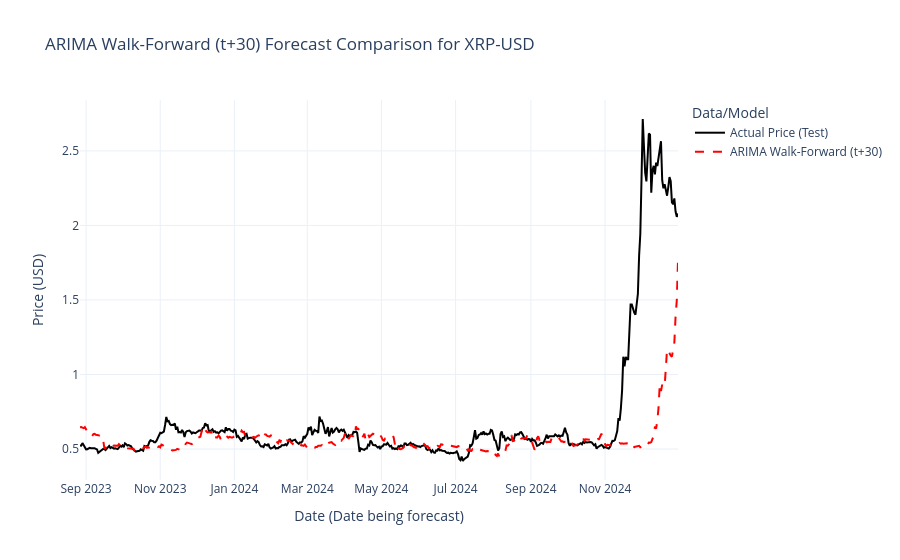

Notebook code for this chart:
### Code cell
# %% [markdown]
# ## ARIMA Model; horizon = 30
# ## Python version 3.11+

# %% [markdown]
# ## 1. Import Libraries

# %%
import pandas as pd
import numpy as np
import matplotlib.pyplot as plt
import warnings
warnings.filterwarnings('ignore')
import time # To time execution

# Data and Preprocessing
import yfinance as yf
from sklearn.metrics import mean_absolute_percentage_error, mean_absolute_error, mean_squared_error, r2_score
from statsmodels.tsa.stattools import adfuller

# ARIMA
import pmdarima as pm # For auto_arima

# Visualization
import plotly.graph_objects as go

# Plotting Style Preferences (Optional)
plt.style.use('seaborn-v0_8-whitegrid')
plt.rcParams['figure.figsize'] = (12, 6)
plt.rcParams['figure.dpi'] = 100

# %% [markdown]
# ## 2. Configuration

# %%
ticker = "XRP-USD"
start_date = "2017-11-09" 
end_date = "2025-01-01"

# Define Train/Test Split Ratio for the *initial* training phase
train_split_ratio = 0.80

# --- Walk-Forward Forecast Horizon ---
h = 30 
print(f"Setting Walk-Forward Horizon to: h = {h}")

# auto_arima parameters
ARIMA_SEASONAL_PERIOD = 7 #  Weekly seasonality (or set to 1)

# Retraining configuration
RETRAIN_FREQUENCY = 0

# %% [markdown]
# ## 3. Data Loading and Preparation

# %%
print(f"--- Loading Data for {ticker} ---")
try:
    df_full = yf.download(tickers=[ticker], start=start_date, end=end_date, progress=False)
    if df_full.empty: raise ValueError(f"No data downloaded for {ticker}.")
    if 'Close' not in df_full.columns: raise ValueError(f"'Close' column not found.")
    df_full = df_full[['Close']].copy()
    df_full = df_full.asfreq('D')
    df_full.ffill(inplace=True); df_full.dropna(inplace=True)
    if df_full.empty: raise ValueError(f"Data became empty.")
    print(f"Loaded {len(df_full)} data points for {ticker} from {df_full.index.min()} to {df_full.index.max()}.")
except Exception as e:
    raise ValueError(f"Failed to load data for {ticker}: {e}")

# %% [markdown]
# ## 4. Data Splitting

# %%
# Split Data into initial training and test sets
n_total = len(df_full)
n_train = int(train_split_ratio * n_total)
# Adjust n_test: number of times we initiate an h-step forecast
n_test = n_total - n_train - h + 1 

if n_test <= 0:
     raise ValueError(f"Not enough data for walk-forward with h={h}. Need at least {n_train + h} total points.")

train_data_df = df_full[:n_train]
test_data_full = df_full[n_train:] 

print(f"\nInitial Training Data: {n_train} points ({train_data_df.index.min().strftime('%Y-%m-%d')} to {train_data_df.index.max().strftime('%Y-%m-%d')})")
print(f"Test Data Available: {len(test_data_full)} points")
print(f"Number of walk-forward steps (predictions to generate & evaluate): {n_test}")
print(f"Evaluation Period Start (target t+{h}): {test_data_full.index[h-1].strftime('%Y-%m-%d')}")
print(f"Evaluation Period End (target t+{h}): {test_data_full.index[-1].strftime('%Y-%m-%d')}")

# %% [markdown]
# ## 5. Stationarity Check (on Initial Training Data)

# %%
def check_stationarity(timeseries):
    print("\nResults of Dickey-Fuller Test:")
    dftest = adfuller(timeseries, autolag="AIC")
    dfoutput = pd.Series(dftest[0:4], index=["Test Statistic", "p-value", "#Lags Used", "# Observations Used"])
    for key, value in dftest[4].items(): dfoutput[f"Critical Value ({key})"] = value
    print(dfoutput.to_string())
    if dftest[1] <= 0.05: print("=> Conclusion: Data is likely Stationary (reject H0)")
    else: print("=> Conclusion: Data is likely Non-Stationary (fail to reject H0)")

print("\n--- Stationarity Check on Initial Training Data ---")
check_stationarity(train_data_df['Close'])

# %% [markdown]
# ## 6. Initial ARIMA Model Fit (using auto_arima)

# %%
print("\n--- Fitting Initial ARIMA Model on Training Data ---")
start_time_initial_train = time.time()

arima_model = pm.auto_arima(train_data_df['Close'],
                           start_p=1, start_q=1, test='adf',
                           max_p=3, max_q=3, m=ARIMA_SEASONAL_PERIOD,
                           start_P=0, seasonal=(ARIMA_SEASONAL_PERIOD > 1),
                           d=None, D=None, trace=False,
                           error_action='ignore', suppress_warnings=True,
                           stepwise=True)

end_time_initial_train = time.time()
print(f"Initial ARIMA training finished in {end_time_initial_train - start_time_initial_train:.2f} seconds.")
print("\n--- Initial Best Model Found ---")
print(arima_model.summary())
print(f"\nBest ARIMA Order: {arima_model.order}")
print(f"Best Seasonal Order: {arima_model.seasonal_order}")

# %% [markdown]
# ## 7. Walk-Forward Validation (Rolling Forecast) Loop - t+h Steps Ahead

# %%
print(f"\n--- Starting ARIMA Walk-Forward Validation for {n_test} steps (Predicting {h} steps ahead) ---")
start_time_walk_forward = time.time()

arima_walk_forward_predictions_h_step = [] # List to store the target h-step ahead predictions

# The arima_model object will be updated iteratively

for t in range(n_test):
    # 1. Predict h steps ahead from the current state of the model
    yhat_h_steps = arima_model.predict(n_periods=h)

    # 2. Store only the prediction for the target step 'h'
    prediction_target_h = yhat_h_steps[h-1]
    arima_walk_forward_predictions_h_step.append(prediction_target_h)

    # 3. Get the ACTUAL value for the current step 't' (index n_train + t)
    actual_value_t = test_data_full['Close'].iloc[t]

    # 4. Update the model with the actual observation.
    try:
        arima_model.update(actual_value_t)
    except Exception as e:
        print(f"Warning: ARIMA update failed at step {t+1} with error: {e}. Model state might be stale.")

    # Log progress periodically
    if (t + 1) % 100 == 0:
        print(f"ARIMA Walk-Forward (h={h}) Step {t+1}/{n_test} complete.")

    # ---Full Refitting Point ---
    # if RETRAIN_FREQUENCY > 0 and (t + 1) % RETRAIN_FREQUENCY == 0 and (i + 1) < n_test:
    #     print(f"\n--- Refitting ARIMA at step {t+1}/{n_test} ---")
    #     current_history = df_full['Close'].iloc[:n_train + t + 1]
    #     arima_model = pm.auto_arima(current_history, ...) # Re-run auto_arima
    #     print("ARIMA Refitting complete.")
    # --- End Refitting ---


end_time_walk_forward = time.time()
total_walk_forward_time = end_time_walk_forward - start_time_walk_forward
print(f"\nARIMA Walk-Forward (h={h}) finished in {total_walk_forward_time:.2f} seconds.")

# Ensure predictions list is numpy array for metrics
arima_walk_forward_predictions_h_step = np.array(arima_walk_forward_predictions_h_step)

# --- FINAL CHECK ---
print(f"Length of final predictions: {len(arima_walk_forward_predictions_h_step)}")
print(f"Number of walk-forward steps performed: {n_test}")

# %% [markdown]
# ## 8. Evaluate Walk-Forward Performance (t+h)

# %%
# Define the evaluation metrics function (reusable)
def evaluate_forecast(y_true, y_pred, model_name, horizon):
    """Calculates and prints standard evaluation metrics."""
    # Ensure inputs are 1D
    y_true_flat = y_true.flatten()
    y_pred_flat = y_pred.flatten()

    mae = mean_absolute_error(y_true_flat, y_pred_flat)
    mape = mean_absolute_percentage_error(y_true_flat, y_pred_flat)
    rmse = np.sqrt(mean_squared_error(y_true_flat, y_pred_flat))
    try:
        r2 = r2_score(y_true_flat, y_pred_flat)
    except ValueError: r2 = np.nan

    print(f"\n--- {model_name} Walk-Forward (t+{horizon}) Evaluation Results ---")
    print(f"RMSE: {rmse:.4f}")
    print(f"MAE:  {mae:.4f}")
    print(f"MAPE: {mape:.4%}")
    print(f"R²:   {r2:.4f}")
    return {'RMSE': rmse, 'MAE': mae, 'MAPE': mape, 'R2': r2}

# Evaluate against the actual unscaled test data, shifted by h-1 steps
# The prediction made at step i corresponds to the actual value at step i + h - 1 in the test set
y_test_actual_h_step = test_data_full['Close'].values[h-1:]

# Check lengths before evaluation
if len(y_test_actual_h_step) != len(arima_walk_forward_predictions_h_step):
     raise ValueError(f"Length mismatch after loop: Actual evaluation data ({len(y_test_actual_h_step)}) vs Predictions ({len(arima_walk_forward_predictions_h_step)})")

arima_wf_h_results = evaluate_forecast(y_test_actual_h_step, arima_walk_forward_predictions_h_step, f"ARIMA ({ticker})", horizon=h)

# %% [markdown]
# ## 9. Visualize Walk-Forward Results (t+h)

# %%
print("\n--- Plotting Walk-Forward Forecasts ---")

prediction_dates = test_data_full.index[h-1:]

# Check length alignment before creating DataFrame
if len(prediction_dates) != len(arima_walk_forward_predictions_h_step):
     min_plot_len = min(len(prediction_dates), len(arima_walk_forward_predictions_h_step))
     print(f"Warning: Aligning plot data lengths to {min_plot_len}")
     prediction_dates = prediction_dates[:min_plot_len]
     plot_predictions = arima_walk_forward_predictions_h_step[:min_plot_len]
     plot_actuals = y_test_actual_h_step[:min_plot_len]
else:
     plot_predictions = arima_walk_forward_predictions_h_step
     plot_actuals = y_test_actual_h_step

results_df_wf = pd.DataFrame({
    'Actual': plot_actuals.flatten(),
    f'ARIMA (t+{h})': plot_predictions.flatten()
}, index=prediction_dates) 

fig = go.Figure()
fig.add_trace(go.Scatter(x=results_df_wf.index, y=results_df_wf['Actual'], mode='lines', name='Actual Price (Test)', line=dict(color='black')))
fig.add_trace(go.Scatter(x=results_df_wf.index, y=results_df_wf[f'ARIMA (t+{h})'], mode='lines', name=f'ARIMA Walk-Forward (t+{h})', line=dict(color='red', dash='dash')))

fig.update_layout(
    title=f'ARIMA Walk-Forward (t+{h}) Forecast Comparison for {ticker}',
    xaxis_title="Date (Date being forecast)",
    yaxis_title="Price (USD)",
    legend_title="Data/Model",
    template="plotly_white"
)
fig.show()

# %% [markdown]
# ## 10. Walk-Forward Evaluation Period Summary

# %%
print(f"\n--- Walk-Forward Evaluation Summary ---")
print(f"Initial Training Data End Date: {train_data_df.index.max().strftime('%Y-%m-%d')}")
print(f"Walk-Forward Evaluation Period (Test Set Dates): {test_data_full.index.min().strftime('%Y-%m-%d')} to {test_data_full.index.max().strftime('%Y-%m-%d')}")
print(f"Number of Walk-Forward Steps Performed: {n_test}")
print(f"Forecast Horizon Evaluated at each Step: h = {h}")
print(f"Evaluation Period (Target Dates): {test_data_full.index[h-1].strftime('%Y-%m-%d')} to {test_data_full.index[-1].strftime('%Y-%m-%d')}")

### Figure 1 — Plotly figure (JSON) as saved in the notebook; plotly's stock layout.template omitted (floating-point values rounded to 4 significant figures; data arrays with more than 128 entries replaced by an {"elided": "..."} marker saying what was removed)
{"data": [{"line": {"color": "black"}, "mode": "lines", "name": "Actual Price (Test)", "type": "scatter", "x": {"elided": "493 str values"}, "y": {"elided": "493 float values"}}, {"line": {"color": "red", "dash": "dash"}, "mode": "lines", "name": "ARIMA Walk-Forward (t+30)", "type": "scatter", "x": {"elided": "493 str values"}, "y": {"elided": "493 float values"}}], "layout": {"legend": {"title": {"text": "Data/Model"}}, "title": {"text": "ARIMA Walk-Forward (t+30) Forecast Comparison for XRP-USD"}, "xaxis": {"title": {"text": "Date (Date being forecast)"}}, "yaxis": {"title": {"text": "Price (USD)"}}}}
